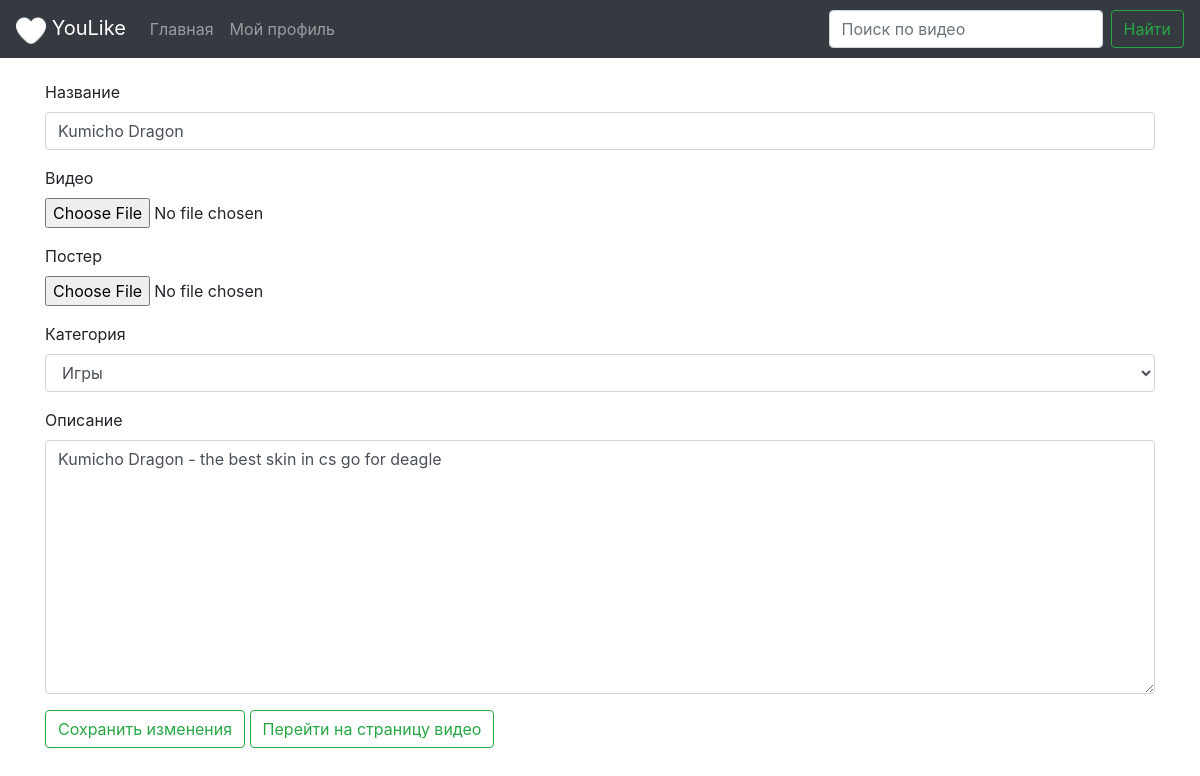
Page /change-video-page/Kumicho Dragon on the committed database.
### main/models.py (models this page shows, shortened)
class Video(models.Model):
    name = models.CharField("Название видео", max_length=150, unique=True)
    description = models.TextField("Описание видео")
    likes = models.IntegerField("Кол-во лайков", default=0)
    dislikes = models.IntegerField("Кол-во дизлайков", default=0)
    liked_by = models.ManyToManyField(User, verbose_name="Пользователи, поставившие видео лайк",
                                      related_name='liked_users')
    disliked_by = models.ManyToManyField(User, verbose_name="Пользователи, поставившие видео дизлайк",
                                         related_name='disliked_users')
    category = models.ForeignKey(Category, verbose_name="Категория", on_delete=models.CASCADE)
    channel = models.ForeignKey(Channel, verbose_name="Канал", on_delete=models.CASCADE)
    video = models.FileField("Видео", upload_to="videos/videos/")
    poster = models.ImageField("Постер", upload_to="videos/posters")
    class Meta:
        verbose_name = "Видео"
        verbose_name_plural = "Видео"

class Category(models.Model):
    name = models.CharField("Название категории", max_length=150)
    description = models.TextField("Описание категории")
    class Meta:
        verbose_name = "Категория"
        verbose_name_plural = "Категории"

### main/views.py (the view)
# urls.py: path('change-video-page/<str:video>', views.ChangeVideoPage.as_view(), name='change-video'),
class ChangeVideoPage(View):
    @staticmethod
    def get(request, video):
        try:
            video = Video.objects.get(name=video)
            categories = Category.objects.all()
            return render(request, 'main/change-video.html', {"video": video, "categories": categories})
        except:
            return redirect('/')

### main/templatetags/header.py (called while the page is built)
@register.inclusion_tag('main/tags/header.html')
def get_header(page='index'):
    return {"page": page}

### templates/main/change-video.html (shortened to what this page needs)
{% extends 'base.html' %}
{% load header %}
{% load static %}
{% block content %}
    {% get_header 'change-video' %}
    <div class="container">
        <form id="change-video-form" enctype="multipart/form-data">
            <div class="form-group">
                <label for="name">Название</label>
                <input type="text" class="form-control" id="name" name="name" autocomplete="off"
                       value="{{ video.name }}">
            </div>
            <div class="form-group">
                <label for="video">Видео</label>
                <input type="file" name="video" class="form-control-file" id="video" accept="video/mp4">
            </div>
            <div class="form-group">
                <label for="poster">Постер</label>
                <input type="file" name="poster" class="form-control-file" id="poster"
                       accept="image/jpeg,image/jpg,image/png,image/gif">
            </div>
            <div class="form-group">
                <label for="category">Категория</label>
                <select class="form-control" name="category" id="category">
                    {% for category in categories %}
                        <option {% if category.name == video.category.name %}selected="selected"{% endif %}>{{ category.name }}</option>
                    {% endfor %}
                </select>
            </div>
            <div class="form-group">
                <label for="description">Описание</label>
                <textarea name="description" id="description" rows="10"
                          class="form-control">{{ video.description }}</textarea>
            </div>
            <input type="submit" class="btn btn-outline-success mb-2" value="Сохранить изменения">
            <a href="{% url 'video' video.name %}" class="btn btn-outline-success mb-2" id="link">Перейти на страницу видео</a>
        </form>
    </div>
{% endblock content %}

### rows in the picture
Video: name "Kumicho Dragon", category "Игры", description "Kumicho Dragon - the best skin in cs go for deagle"
